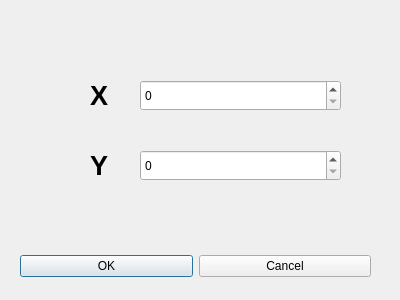
<?xml version="1.0" encoding="UTF-8"?>
<ui version="4.0">
 <class>SetXY</class>
 <widget class="QDialog" name="SetXY">
  <property name="geometry">
   <rect>
    <x>0</x>
    <y>0</y>
    <width>400</width>
    <height>300</height>
   </rect>
  </property>
  <property name="minimumSize">
   <size>
    <width>400</width>
    <height>300</height>
   </size>
  </property>
  <property name="maximumSize">
   <size>
    <width>500</width>
    <height>500</height>
   </size>
  </property>
  <property name="windowTitle">
   <string>SetXY</string>
  </property>
  <property name="windowIcon">
   <iconset resource="gtResource.qrc">
    <normaloff>:/gtres/resources/logo/java.ico</normaloff>:/gtres/resources/logo/java.ico</iconset>
  </property>
  <widget class="QWidget" name="layoutWidget">
   <property name="geometry">
    <rect>
     <x>20</x>
     <y>250</y>
     <width>351</width>
     <height>33</height>
    </rect>
   </property>
   <layout class="QHBoxLayout">
    <property name="spacing">
     <number>6</number>
    </property>
    <property name="margin" stdset="0">
     <number>0</number>
    </property>
    <item>
     <widget class="QPushButton" name="okButton">
      <property name="text">
       <string>OK</string>
      </property>
     </widget>
    </item>
    <item>
     <widget class="QPushButton" name="cancelButton">
      <property name="text">
       <string>Cancel</string>
      </property>
     </widget>
    </item>
   </layout>
  </widget>
  <widget class="QSpinBox" name="X">
   <property name="geometry">
    <rect>
     <x>140</x>
     <y>80</y>
     <width>201</width>
     <height>31</height>
    </rect>
   </property>
   <property name="minimum">
    <number>0</number>
   </property>
   <property name="maximum">
    <number>32767</number>
   </property>
  </widget>
  <widget class="QSpinBox" name="Y">
   <property name="geometry">
    <rect>
     <x>140</x>
     <y>150</y>
     <width>201</width>
     <height>31</height>
    </rect>
   </property>
   <property name="maximum">
    <number>32767</number>
   </property>
  </widget>
  <widget class="QLabel" name="label">
   <property name="geometry">
    <rect>
     <x>90</x>
     <y>80</y>
     <width>21</width>
     <height>31</height>
    </rect>
   </property>
   <property name="font">
    <font>
     <pointsize>20</pointsize>
     <bold>true</bold>
    </font>
   </property>
   <property name="text">
    <string>X</string>
   </property>
  </widget>
  <widget class="QLabel" name="label_2">
   <property name="geometry">
    <rect>
     <x>90</x>
     <y>150</y>
     <width>21</width>
     <height>31</height>
    </rect>
   </property>
   <property name="font">
    <font>
     <pointsize>20</pointsize>
     <bold>true</bold>
    </font>
   </property>
   <property name="text">
    <string>Y</string>
   </property>
  </widget>
 </widget>
 <resources>
  <include location="gtResource.qrc"/>
 </resources>
 <connections>
  <connection>
   <sender>okButton</sender>
   <signal>clicked()</signal>
   <receiver>SetXY</receiver>
   <slot>accept()</slot>
   <hints>
    <hint type="sourcelabel">
     <x>278</x>
     <y>253</y>
    </hint>
    <hint type="destinationlabel">
     <x>96</x>
     <y>254</y>
    </hint>
   </hints>
  </connection>
  <connection>
   <sender>cancelButton</sender>
   <signal>clicked()</signal>
   <receiver>SetXY</receiver>
   <slot>reject()</slot>
   <hints>
    <hint type="sourcelabel">
     <x>369</x>
     <y>253</y>
    </hint>
    <hint type="destinationlabel">
     <x>179</x>
     <y>282</y>
    </hint>
   </hints>
  </connection>
 </connections>
</ui>
